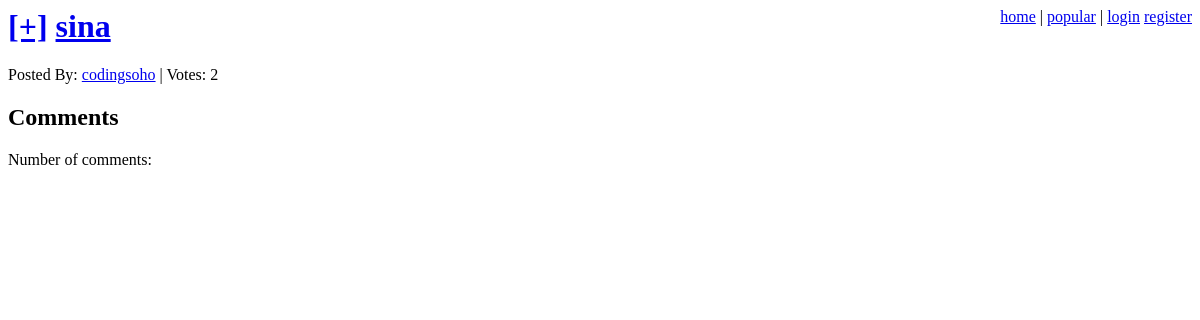
Page /bookmark/1/ on the earlier database version.
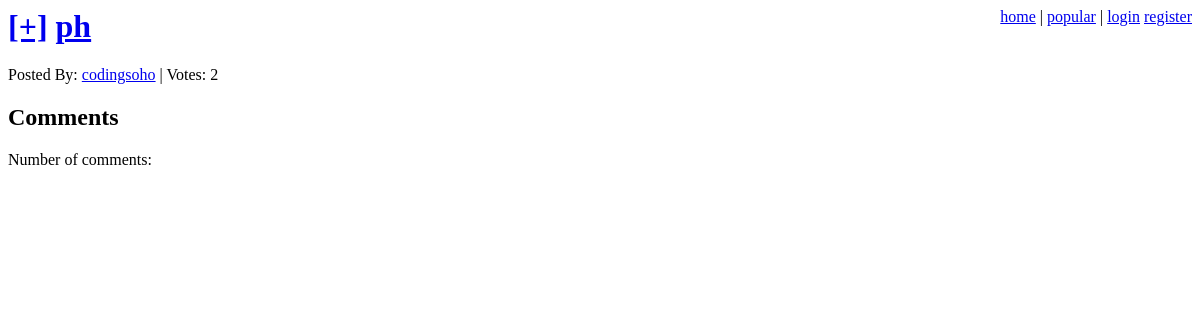
Same page on the later database version.
### bookmarks/models.py (models this page shows, shortened)
class SharedBookmark(models.Model):
    bookmark = models.ForeignKey(Bookmark, unique=True)
    date = models.DateTimeField(auto_now_add=True)
    votes = models.IntegerField(default=1)
    users_voted = models.ManyToManyField(User)

class Bookmark(models.Model):
    title = models.CharField(max_length=200)
    user = models.ForeignKey(User)
    link = models.ForeignKey(Link)

### bookmarks/views.py (the view)
# urls.py: url(r'^bookmark/(\d+)/$', bookmark_page),
def bookmark_page(request, bookmark_id):
    shared_bookmark = get_object_or_404(
        SharedBookmark,
        id=bookmark_id
    )
    variables = {
        'shared_bookmark': shared_bookmark
    }
    return render(request, 'bookmark_page.html', variables)

### templates/bookmark_page.html (shortened to what this page needs)
{% extends "base.html" %}
{% load comments %}
{% block head %}
    <a href="/vote/?id={{ shared_bookmark.id }}" class="vote">[+]</a>
    <a href="{{ shared_bookmark.bookmark.link.url }}" class="title">
    {{ shared_bookmark.bookmark.title }}</a>
{% endblock %}
{% block content %}
    Posted By:
    <a href="/user/{{ shared_bookmark.bookmark.user.username }}/" class="username">
    {{ shared_bookmark.bookmark.user.username }}</a> |
    <span class="vote-count">Votes: {{ shared_bookmark.votes }}</span>
    <h2>Comments</h2>
    {% get_comment_count for bookmarks.sharedbookmark shared_bookmark.id as comment_count %}
    {% get_comment_list for bookmarks.sharedbookmark shared_bookmark.id as comment_list %}
    <p>Number of comments: {{ comment_count }}</p>
{% endblock %}

Differences in the rows shown:
changed through a linked row, SharedBookmark "codingsoho": bookmark "sina" → "ph"
